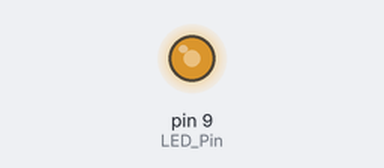
Recording of a sketch running on a simulated Arduino Uno, built with avr-gcc and run on an emulated ATmega328P. Shown: output pins drawn as LEDs (lit = HIGH). Random numbers use the default seed unless the sketch sets one.

Above: at 0.04 s.
At 39.88 s:
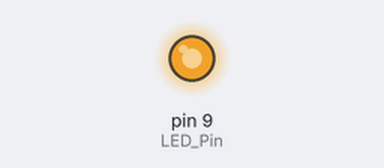
Timing chart, 0 to 40.0 s (numbered marks = the images above):
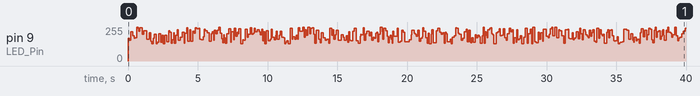

Measured:
- by itself, pin 9 (LED_Pin): 0/255 → 171/255 at 0.00 s, → 157/255 0.10 s later, → 221/255 0.11 s later, → 188/255 0.12 s later, … (407 changes in this stretch)

The sketch:

halloween.ino
```cpp
int LED_Pin = 9; // Use Pin 9 for the LED. (Any PWM Pin will work for this.)
int howBright;   // Intensity of the LED: [0 = Off], [255 = Brightly Lit]

void setup()
{
  pinMode(LED_Pin, OUTPUT);
}
void loop()
{
  howBright = random(128,255);     // Change brightness to something between 128 and 255
  analogWrite(LED_Pin, howBright); // Illuminate the LED with the brightness picked
  delay(random(50,150));           // Makes LED seem to flicker when on for a random time
}
```
